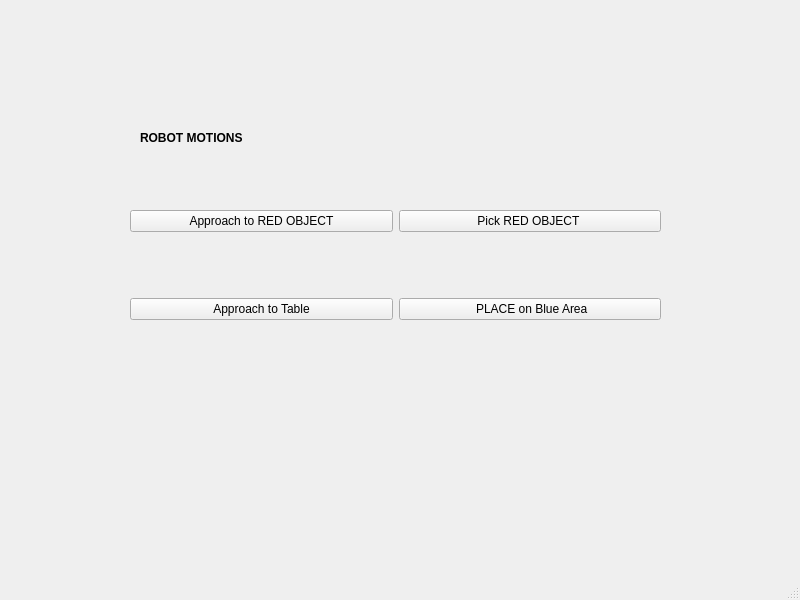
<?xml version="1.0" encoding="UTF-8"?>
<ui version="4.0">
 <class>MainWindow</class>
 <widget class="QMainWindow" name="MainWindow">
  <property name="geometry">
   <rect>
    <x>0</x>
    <y>0</y>
    <width>800</width>
    <height>600</height>
   </rect>
  </property>
  <property name="windowTitle">
   <string>MainWindow</string>
  </property>
  <widget class="QWidget" name="centralwidget">
   <widget class="QWidget" name="gridLayoutWidget">
    <property name="geometry">
     <rect>
      <x>130</x>
      <y>150</y>
      <width>531</width>
      <height>231</height>
     </rect>
    </property>
    <layout class="QGridLayout" name="gridLayout">
     <item row="0" column="1">
      <widget class="QPushButton" name="pushButton_2">
       <property name="text">
        <string>Pick RED OBJECT </string>
       </property>
      </widget>
     </item>
     <item row="0" column="0">
      <widget class="QPushButton" name="pushButton_1">
       <property name="text">
        <string>Approach to RED OBJECT</string>
       </property>
      </widget>
     </item>
     <item row="1" column="0">
      <widget class="QPushButton" name="pushButton_3">
       <property name="text">
        <string>Approach to Table</string>
       </property>
      </widget>
     </item>
     <item row="1" column="1">
      <widget class="QPushButton" name="pushButton_4">
       <property name="text">
        <string> PLACE on Blue Area</string>
       </property>
      </widget>
     </item>
    </layout>
   </widget>
   <widget class="QLabel" name="label">
    <property name="geometry">
     <rect>
      <x>140</x>
      <y>130</y>
      <width>521</width>
      <height>16</height>
     </rect>
    </property>
    <property name="font">
     <font>
      <weight>75</weight>
      <bold>true</bold>
     </font>
    </property>
    <property name="text">
     <string>ROBOT MOTIONS</string>
    </property>
   </widget>
  </widget>
  <widget class="QMenuBar" name="menubar">
   <property name="geometry">
    <rect>
     <x>0</x>
     <y>0</y>
     <width>800</width>
     <height>22</height>
    </rect>
   </property>
  </widget>
  <widget class="QStatusBar" name="statusbar"/>
 </widget>
 <resources/>
 <connections/>
</ui>
